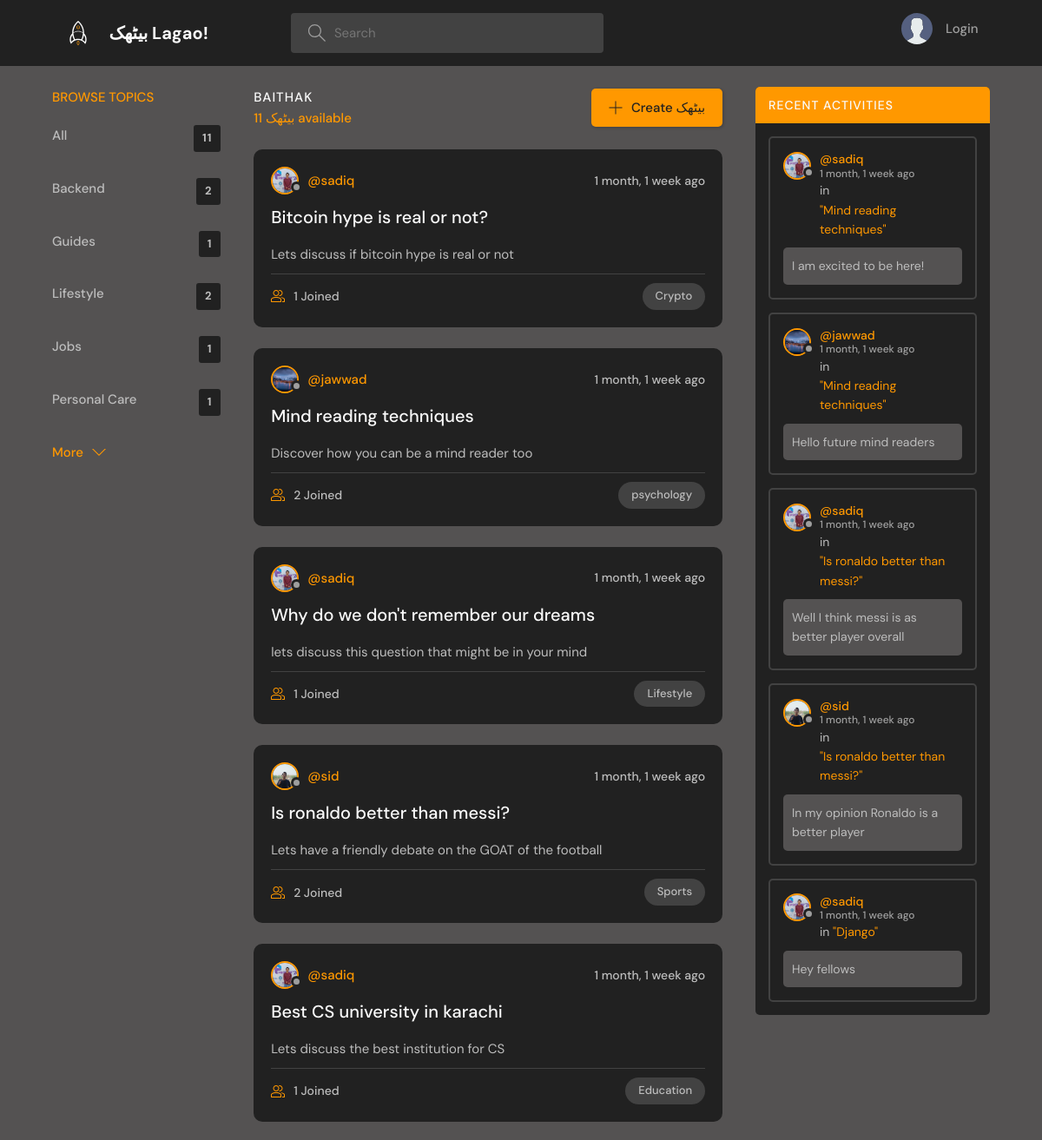
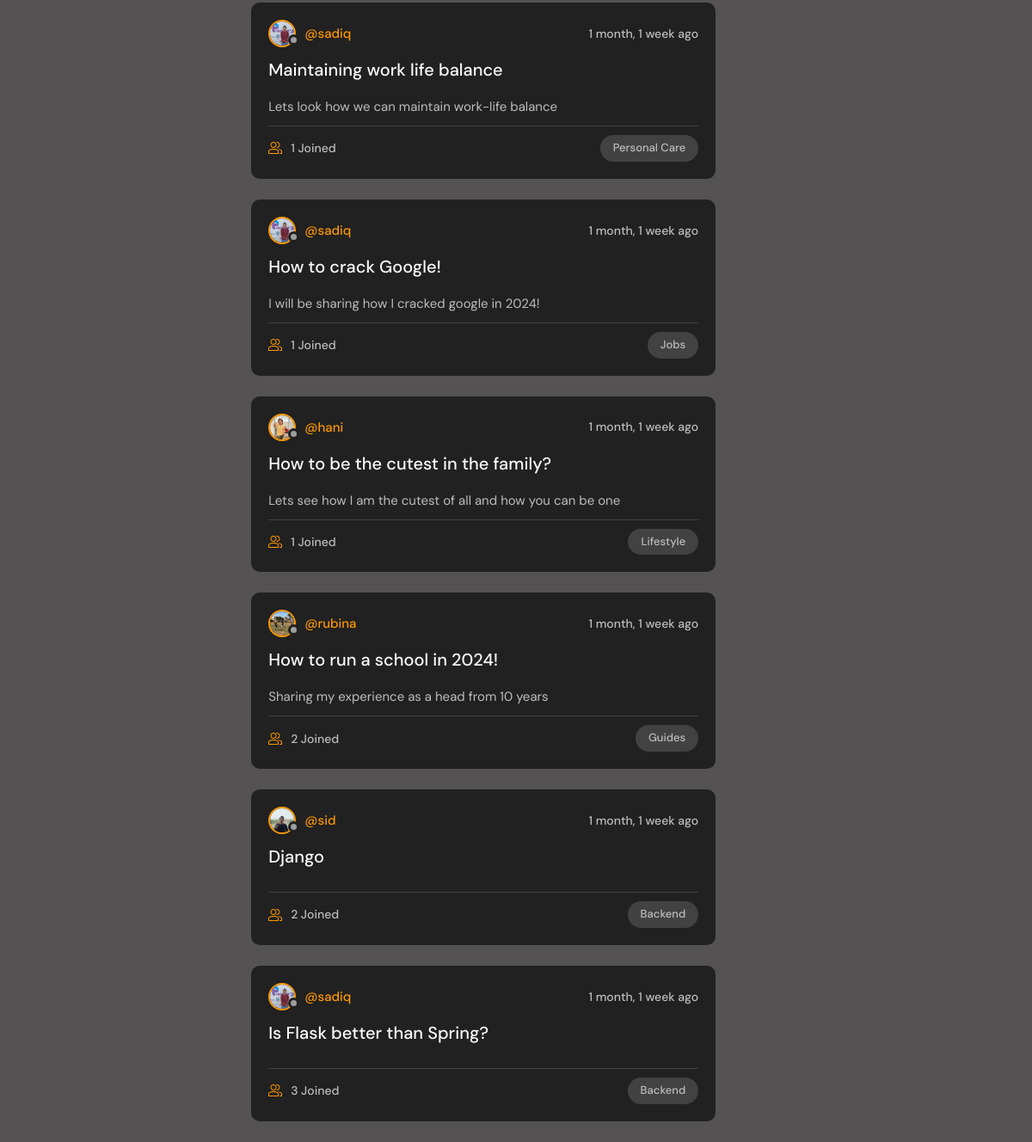
The page / on the database its author committed (2 pictures, top to bottom).
### main/models.py (models this page shows)
class Topic(models.Model):
    name = models.TextField(max_length = 100)
    def __str__(self) -> str:
        return self.name

class Room(models.Model):
    host = models.ForeignKey(User , on_delete = models.CASCADE, null = True)
    topic = models.ForeignKey(Topic , on_delete = models.SET_NULL , null = True)
    name = models.CharField(max_length = 50,null = True , blank = True)
    description = models.TextField(max_length = 150,null = True , blank = True)
    members = models.ManyToManyField(User , related_name= "members" , blank=True)
    created_at = models.DateTimeField(auto_now_add = True)
    updated_at = models.DateTimeField(auto_now = True)
    class Meta:
        ordering = ['-updated_at', '-created_at']
    def __str__(self) -> str:
        return self.name

class User(AbstractUser):
    name = models.CharField(max_length=100 , null=True)
    email = models.EmailField(null=True , unique=True)
    bio = models.TextField(null=True)
    avatar = models.ImageField(null=True , default="avatar.svg")
    USERNAME_FIELD = 'email'
    REQUIRED_FIELDS = []

class Message(models.Model):
    sender = models.ForeignKey(User , on_delete = models.CASCADE)
    room = models.ForeignKey(Room , on_delete = models.CASCADE)
    matter = models.TextField()
    created_at = models.DateTimeField(auto_now_add = True)
    updated_at = models.DateTimeField(auto_now = True)
    class meta:
        ordering = ['-updated' , '-created']
    def __str__(self) -> str:
        return self.matter[0 : 50] #only 50 characeters

### main/views.py (the view)
# urls.py: path('', views.home, name="home"),
def home(request):
    name = request.GET.get('name')
    if request.GET.get('name') == None:
        name = ""
    print(name)
    if name == None:
        all_rooms = Room.objects.all()
    else:
        all_rooms = Room.objects.filter(Q(topic__name__icontains = name) | Q(host__username__icontains = name) | Q(name__icontains = name) | Q(description__icontains = name))
    all_topics = Topic.objects.all()
    rooms_count = all_rooms.count()
    total_count = Room.objects.all().count()
    recent_messages = Message.objects.filter(Q(room__topic__name__icontains = name)).order_by('-updated_at')[:5]
    return render(request,'main/home.html' , context={'rooms' : all_rooms, 'topics' : all_topics, 'rooms_count' : rooms_count , 'total_count' : total_count , 'recent_messages' : recent_messages})

### main/templates/main/home.html (shortened to what this page needs)
{% extends 'common.html' %}
{% block content %}
    <main class="layout layout--3">
      <div class="container">
        {% include 'main/topics_component.html' %}
        <div class="roomList">
          <div class="roomList__header">
            <div>
              <h2>Baithak</h2>
              <p>{{rooms.count}}  بیٹھک available</p>
            </div>
            <a class="btn btn--main" href="{% url 'create-room' %}">
              <svg version="1.1" xmlns="http://www.w3.org/2000/svg" width="32" height="32" viewBox="0 0 32 32">
                <title>add</title>
                <path
                  d="M16.943 0.943h-1.885v14.115h-14.115v1.885h14.115v14.115h1.885v-14.115h14.115v-1.885h-14.115v-14.115z"
                ></path>
              </svg>
              Create  بیٹھک
            </a>
          </div>
            {% include 'main/feed_component.html' %}
        </div>
        <div class="activities">
          <div class="activities__header">
            {% include 'main/activity_component.html' %}
      </div>
    </main>
{% endblock  %}

### main/templates/main/topics_component.html
<div class="topics">
    <div class="topics__header">
      <h2>Browse Topics</h2>
    </div>
    <ul class="topics__list">
      <li>
            <a href="{% url 'home' %}">All <span>{{rooms.count}}</span></a>
      </li>
      {% for topic in topics|slice:"0:5" %}
    <li>
    <a href="{% url 'home' %}?name={{i}}">{{topic}}<span>{{topic.room_set.all.count}}</span></a>
    </li>
      {% endfor %}
    </ul>
    <a class="btn btn--link" href="{% url 'topics' %}">
      More
      <svg version="1.1" xmlns="http://www.w3.org/2000/svg" width="32" height="32" viewBox="0 0 32 32">
        <title>chevron-down</title>
        <path d="M16 21l-13-13h-3l16 16 16-16h-3l-13 13z"></path>
      </svg>
    </a>
  </div>

### main/templates/main/feed_component.html (shortened to what this page needs)
{% for i in rooms %}
<div class="roomListRoom">
    <div class="roomListRoom__header">
      <a href="{% url 'user-profile' i.host.id %}" class="roomListRoom__author">
        <div class="avatar avatar--small">
          <img src="{{i.host.avatar.url}}" />
        </div>
        <span>@{{i.host.username}}</span>
      </a>
      <div class="roomListRoom__actions">
        <span>{{i.created_at | timesince}} ago</span>
      </div>
    </div>
    <div class="roomListRoom__content">
      <a href="/room/{{i.id}}/">{{i.name}}</a>
      <p>
         {{i.description}}
      </p>
    </div>
    <div class="roomListRoom__meta">
      <a href="/room/{{i.id}}/" class="roomListRoom__joined">
        {{i.members.count}} Joined
      </a>
      <p class="roomListRoom__topic">{{i.topic}}</p>
    </div>
  </div>
  {% endfor %}

### main/templates/main/activity_component.html (shortened to what this page needs)
<h2>Recent Activities</h2>
</div>
{% for message in recent_messages %}
<div class="activities__box">
  <div class="activities__boxHeader roomListRoom__header">
    <a href="{% url 'user-profile' message.sender.id %}" class="roomListRoom__author">
      <div class="avatar avatar--small">
        <img src="{{message.sender.avatar.url}}" />
      </div>
      <p>
        @{{message.sender.username}}
        <span>{{message.updated_at | timesince}} ago</span>
      </p>
    </a>
</div>
  <div class="activities__boxContent">
    <p>in <a href="{% url 'room' message.room.id %}">"{{message.room}}"</a></p>
    <div class="activities__boxRoomContent">
      {{message}}
    </div>
  </div>
</div>
{% endfor %}

### rows shown on the page
Topic: name "Backend", room_set.all.count "2"
Topic: name "Guides", room_set.all.count "1"
Topic: name "Lifestyle", room_set.all.count "2"
Topic: name "Jobs", room_set.all.count "1"
Topic: name "Personal Care", room_set.all.count "1"
Room: host.avatar (picture), host.username "sadiq", created_at "1 month, 1 week", name "Bitcoin hype is real or not?", description "Lets discuss if bitcoin hype is real or not", members.count "1", topic "Crypto"
Room: host.avatar (picture), host.username "jawwad", created_at "1 month, 1 week", name "Mind reading techniques", description "Discover how you can be a mind reader too", members.count "2", topic "psychology"
Room: host.avatar (picture), host.username "sadiq", created_at "1 month, 1 week", name "Why do we don't remember our dreams", description "lets discuss this question that might be in your mind", members.count "1", topic "Lifestyle"
Room: host.avatar (picture), host.username "sid", created_at "1 month, 1 week", name "Is ronaldo better than messi?", description "Lets have a friendly debate on the GOAT of the football", members.count "2", topic "Sports"
Room: host.avatar (picture), host.username "sadiq", created_at "1 month, 1 week", name "Best CS university in karachi", description "Lets discuss the best institution for CS", members.count "1", topic "Education"
Room: host.avatar (picture), host.username "sadiq", created_at "1 month, 1 week", name "Maintaining work life balance", description "Lets look how we can maintain work-life balance", members.count "1", topic "Personal Care"
Room: host.avatar (picture), host.username "sadiq", created_at "1 month, 1 week", name "How to crack Google!", description "I will be sharing how I cracked google in 2024!", members.count "1", topic "Jobs"
Room: host.avatar (picture), host.username "hani", created_at "1 month, 1 week", name "How to be the cutest in the family?", description "Lets see how I am the cutest of all and how you can be one", members.count "1", topic "Lifestyle"
Room: host.avatar (picture), host.username "rubina", created_at "1 month, 1 week", name "How to run a school in 2024!", description "Sharing my experience as a head from 10 years", members.count "2", topic "Guides"
Room: host.avatar (picture), host.username "sid", created_at "1 month, 1 week", name "Django", members.count "2", topic "Backend"
Room: host.avatar (picture), host.username "sadiq", created_at "1 month, 1 week", name "Is Flask better than Spring?", members.count "3", topic "Backend"
Message: sender.avatar (picture), sender.username "sadiq", updated_at "1 month, 1 week", room "Mind reading techniques", matter "I am excited to be here!"
Message: sender.avatar (picture), sender.username "jawwad", updated_at "1 month, 1 week", room "Mind reading techniques", matter "Hello future mind readers"
Message: sender.avatar (picture), sender.username "sadiq", updated_at "1 month, 1 week", room "Is ronaldo better than messi?", matter "Well I think messi is as better player overall"
Message: sender.avatar (picture), sender.username "sid", updated_at "1 month, 1 week", room "Is ronaldo better than messi?", matter "In my opinion Ronaldo is a better player"
Message: sender.avatar (picture), sender.username "sadiq", updated_at "1 month, 1 week", room "Django", matter "Hey fellows"

### other values the page prints
{{ rooms.count }} "11"
